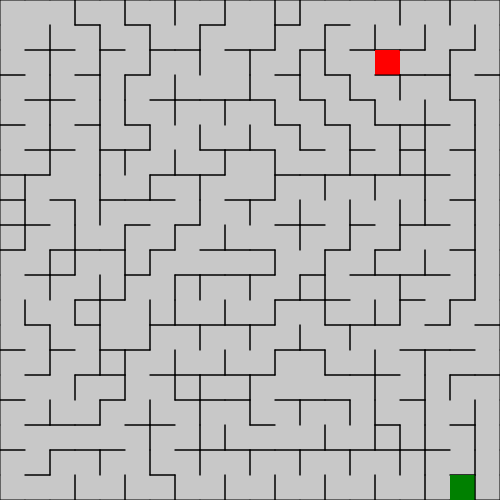
Frame 1 (no input)
Frame 60 (no input): identical to frame 1, image omitted
Frame 120 (the mouse pressed at the canvas centre since frame 60): identical to frame 1, image omitted

The p5.js sketch that drew this single still picture (run headless with seeded random() and noise() and a simulated clock; from frame 60 on, the mouse is pressed at the canvas centre):

// p5.js sketch
// ── sketch.js
var maze;
var mazeW = 20,
    mazeH = 20;
var startPos, endPos;

function setup() {
  createCanvas(500, 500);
  [maze, startPos, endPos] = generateMaze(mazeW, mazeH);
}

function draw() {
  background(200);

  drawMaze(maze, mazeW, mazeH);
}

function aStar() {
  let startCell = getCell(startPos.x, startPos.y);
  let endCell = getCell(endPos.x, endPos.y);

  let currentCell = startCell;

  let null_set = maze;
  let closed_set = [];
  let opened_set = []

  let working = true
  while (working) {
    closed_set.push(currentCell);
    opened_set.splice(closed_set.indexOf(currentCell), 1);
    let currPos = {x: currentCell.x, y: currentCell.y};
    let neighbors = possibleDirs(maze, currentCell);

    for (let neighbor in neighbors) {
      let cell = neighbors[neighbor];
      null_set.splice(null_set.indexOf(cell), 1);

      let pos = {x: cell.x, y: cell.y};
      let gcost = dist(startCell.x, startCell.x, pos.x, pos.y);
      let hcost = dist(endCell.x, endCell.y, pos.x, pos.y);
      let fcost = gcost + hcost;

      opened_set.push([cell, {
        gcost, hcost, fcost
      }]);
    }

    let nextCell = getNextCell(opened_set);
  }
}

function getNextCell(opened_set) {
  let least_fcost
  for (let c of opened_set) {
    let stats = c[1];
    if (stats.fcost < least_fcost[1].fcost) {
      least_fcost = c;
    } else if (stats.fcost == least_fcost[1].fcost) {
      if (stats.hcost <= least_fcost[1].hcost) {
        least_fcost = c;
      }
    }
  }
  return least_fcost;
}

function removeCell(opened_set, cell) {
  let new_set = opened_set
  for (let c of new_set) {
    if (c[0] == cell) {
      new_set.splice(new_set.indexOf(c), 1)
      break;
    }
  }
  console.error("couldn't remove cell")
  return new_set;
}

function possibleDirs(maze, cell) {
  let neighbors = {};
  let left = getCell(maze, cell.x-1, cell.y);
  if (left != null) {
    if (!left.right && !cell.right) {
      neighbors = {...neighbors, left};
    }
  }

  let right = getCell(maze, cell.x+1, cell.y);
  if (right != null) {
    if (!right.left && !cell.left) {
      neighbors = {...neighbors, right};
    }
  }

  let up = getCell(maze, cell.x, cell.y-1);
  if (up != null) {
    if (!up.down && !cell.up) {
      neighbors = {...neighbors, up};
    }
  }

  let down = getCell(maze, cell.x, cell.y+1);
  if (down != null) {
    if (!down.up && !cell.down) {
      neighbors = {...neighbors, down};
    }
  }

  return neighbors;
}

// ── mazegen.js
function generateMaze(w, h) {
  let m = [];
  for (let x = 0; x < w; x++) {
    for (let y = 0; y < h; y++) {
      m.push({x, y, up: false, down: false, right: false, left: false});
    }
  }

  let visited = [];
  let visitedNeighbors = [];

  let startX = Math.floor(Math.random()*w);
  let startY = Math.floor(Math.random()*h);

  let currentCell = getCell(m, startX, startY);
  currentCell.start = true;

  let lastDir;

  while(visited.length != w*h) {
    let ns = getNeighbors(m, currentCell);
    let nextCell;

    let cs = whichCellsNotVisited(Object.values(ns), visited);

    if (cs.length > 0) {
      let cellNeighbors = combineArrsToObj(ns, cs);
      let dir = getRandomDirection(cellNeighbors, lastDir);
      nextCell = cellNeighbors[dir];
      lastDir = dir;
      m = cutWalls(m, currentCell, nextCell, dir);
      visited.push(currentCell);
      currentCell = nextCell;
    } else {
      visitedNeighbors = getVisitedNeighbors(visited, m);
      let randNum = Math.floor(Math.random()*(visitedNeighbors.length));
      currentCell = visitedNeighbors[randNum];
    }
  }
  currentCell.end = true;
  return [m, {x: startX, y: startY}, {x: currentCell.x, y: currentCell.y}]
}

function getRandomDirection(ns, lastDir) {
  let dirs = Object.keys(ns);
  if (dirs.length == 1) return dirs[0];

  let newDir = lastDir
  do {
    let n = Math.floor(Math.random()*(dirs.length));
    newDir = dirs[n];
  } while (newDir == lastDir)
  return newDir;
}

function combineArrsToObj(obj, vals) {
  let newobj = {};
  for (let i in obj) {
    if (vals.includes(obj[i])) newobj[i] = obj[i];
  }
  return newobj;
}

function getKey(ns, cell) {
  for (let i in ns) {
    if (ns[i] == cell) return i;
  }
  return null;
}

let dirs = ["up", "down", "right", "left"];
function cutWalls(m, cell, newcell, dir) {
  let newCell = cell;
  newCell[dir] = true;

  let newNewCell = newcell;
  newNewCell[oppositeDir(dir)] = true;

  let newM = m;
  newM[m.indexOf(cell)] = newCell;
  newM[m.indexOf(newcell)] = newNewCell;

  return newM;
}

function oppositeDir(dir) {
  if (dir == "up") {
    return "down"
  }
  if (dir == "down") {
    return "up"
  }
  if (dir == "left") {
    return "right"
  }
  if (dir == "right") {
    return "left"
  }
}

function getVisitedNeighbors(visited, m) {
  let unvisited = getUnvisited(visited, m);
  let visitedNeighbors = [];
  for (let cell of unvisited) {
    let ns = getNeighbors(m, cell);
    for (let i of Object.values(ns)) {
      if (!visitedNeighbors.includes(i)) visitedNeighbors.push(i);
    }
  }
  return visitedNeighbors;
}

function getUnvisited(visited, m) {
  return m.filter(obj => {
    return isVisited(visited, obj.x, obj.y);
  });
}

function whichCellsNotVisited(ns, visited) {
  let cells = [];
  ns.forEach(obj => {
    if (!isVisited(visited, obj.x, obj.y)) cells.push(obj);
  })
  return cells;
}

function getNeighbors(maze, cell) {
  let neighbors = {};
  let left = getCell(maze, cell.x-1, cell.y);
  if (left != null) neighbors = {...neighbors, left};
  let right = getCell(maze, cell.x+1, cell.y);
  if (right != null) neighbors = {...neighbors, right};
  let up = getCell(maze, cell.x, cell.y-1);
  if (up != null) neighbors = {...neighbors, up};
  let down = getCell(maze, cell.x, cell.y+1);
  if (down != null) neighbors = {...neighbors, down};
  return neighbors;
}

function isVisited(vs, x, y) {
  var cell = vs.find(obj => {
    return obj.x == x && obj.y == y
  });
  return cell != null;
}

function getCell(maze, x, y) {
  var cell = maze.find(obj => {
    return obj.x == x && obj.y == y
  });
  return cell;
}

function drawMaze(maze, w, h) {
  for (let i of maze) {
    let x = i.x;
    let y = i.y;

    if (!i.up) {
      line(x*width/w, y*height/h, (x+1)*width/w, y*height/h);
    }
    if (!i.down) {
      line(x*width/w, (y+1)*height/h, (x+1)*width/w, (y+1)*height/h);
    }
    if (!i.right) {
      line((x+1)*width/w, y*height/h, (x+1)*width/w, (y+1)*height/h);
    }
    if (!i.left) {
      line(x*width/w, y*height/h, x*width/w, (y+1)*height/h);
    }
    if (i.start) {
      push();
      noStroke();
      fill("green");
      rect(x*width/w, y*height/h, width/w, height/h);
      pop();
    }
    if (i.end) {
      push();
      noStroke();
      fill("red");
      rect(x*width/w, y*height/h, width/w, height/h);
      pop();
    }
  }
}
